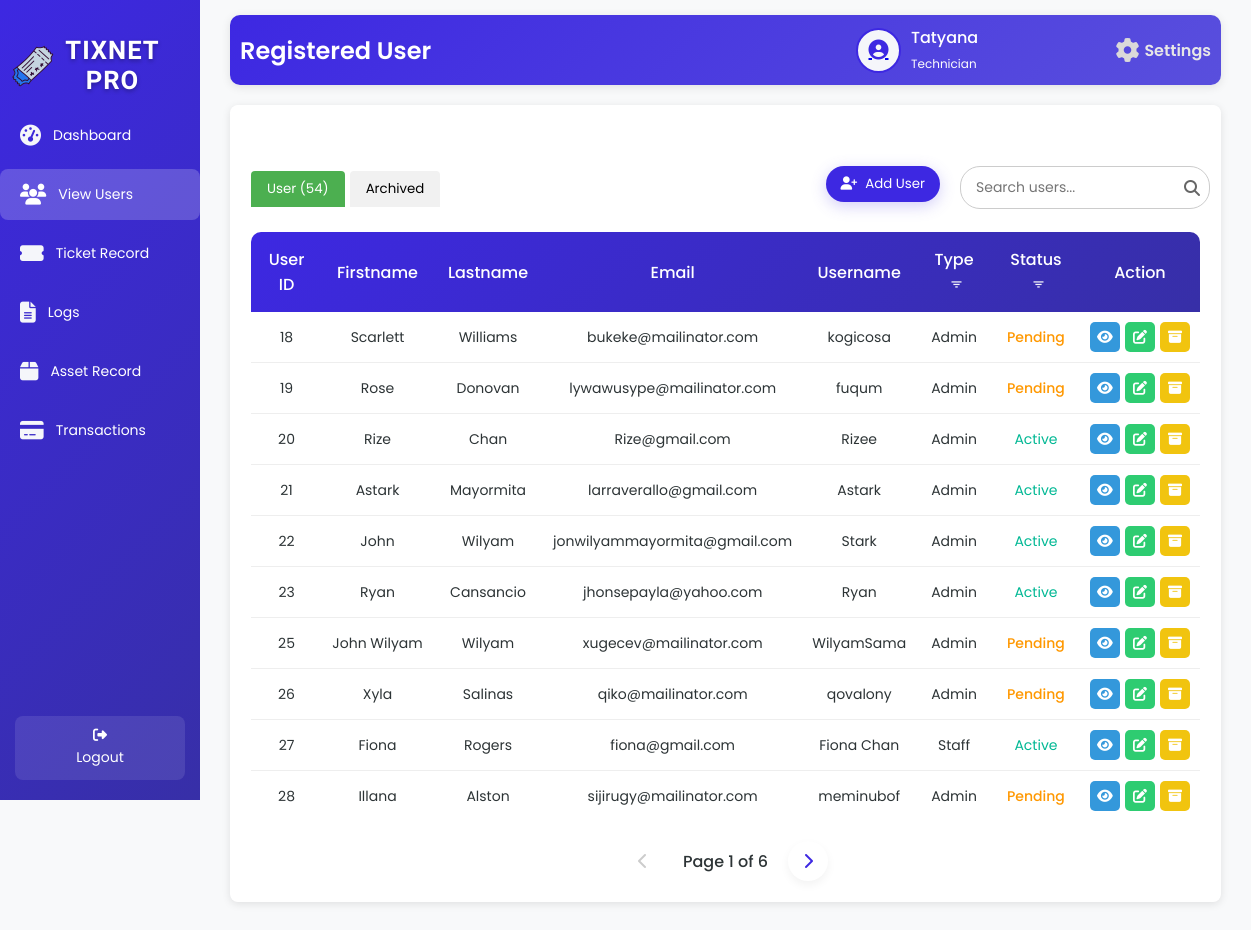
The page /viewU.php (signed in) on the database as committed earlier.
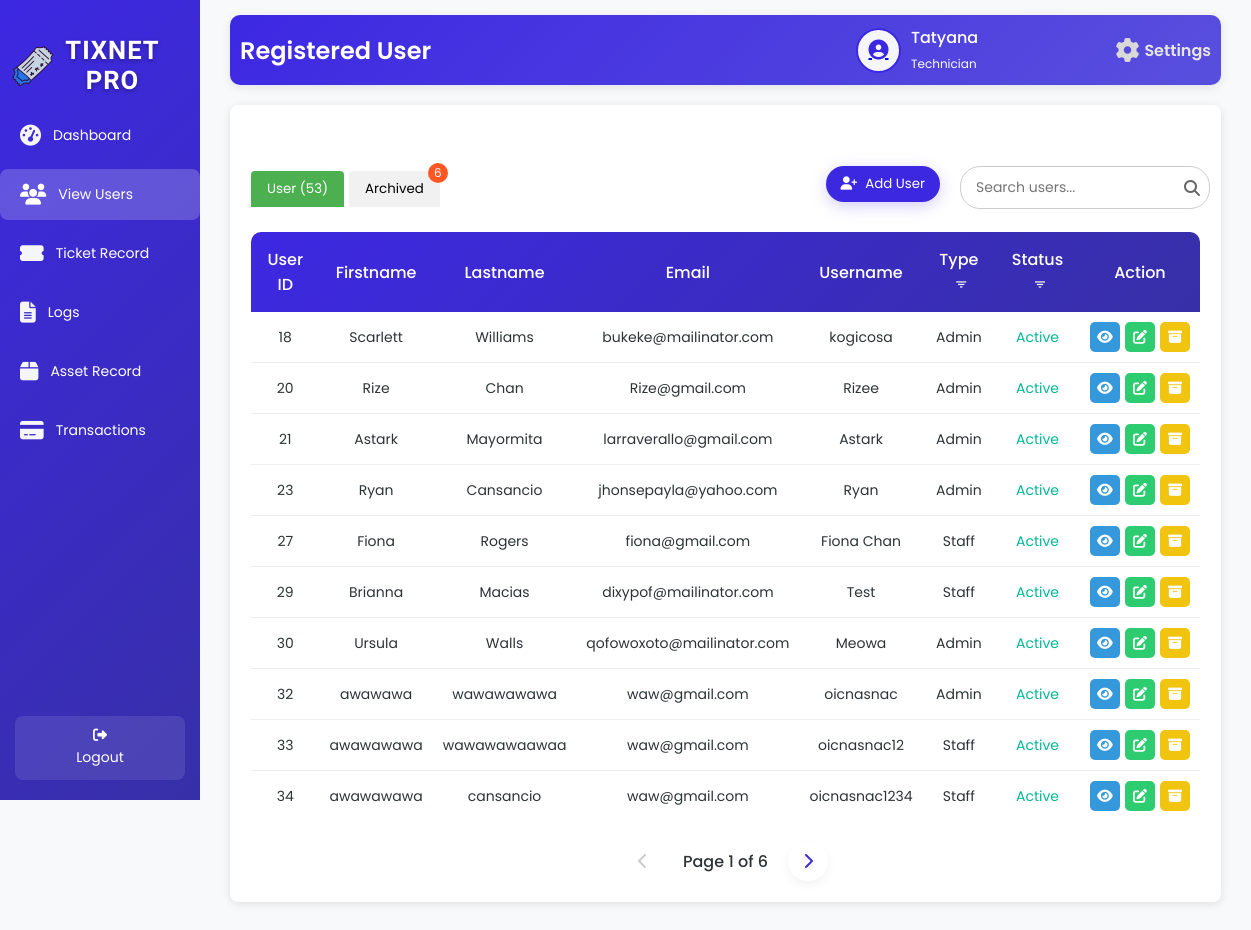
The same page on the database as committed later.
### tables this page shows
CREATE TABLE `tbl_user` (
  `u_id` int(50) NOT NULL,
  `u_fname` varchar(200) NOT NULL,
  `u_lname` varchar(200) NOT NULL,
  `u_email` varchar(200) NOT NULL,
  `u_username` varchar(200) NOT NULL,
  `u_password` varchar(200) NOT NULL,
  `u_type` varchar(200) NOT NULL,
  `u_status` varchar(200) NOT NULL
);

### viewU.php (the view, shortened to what the changed rows need)
<?php
include 'db.php';
$limit = 10;
$page = isset($_GET['page']) ? (int)$_GET['page'] : 1;
$offset = ($page - 1) * $limit;
$countQuery = "SELECT COUNT(*) as total FROM tbl_user WHERE u_status IN ('active', 'pending')";
$countResult = $conn->query($countQuery);
$totalUsers = $countResult->fetch_assoc()['total'];
$sql = "SELECT u_id, u_fname, u_lname, u_email, u_username, u_type, u_status FROM tbl_user WHERE u_status IN ('active', 'pending') LIMIT ?, ?";
$stmt = $conn->prepare($sql);
$stmt->bind_param("ii", $offset, $limit);
$stmt->execute();
$activeAndPendingUsers = $stmt->get_result();
$archivedCountQuery = "SELECT COUNT(*) as total FROM tbl_user WHERE u_status = 'archived'";
$archivedCountResult = $conn->query($archivedCountQuery);
$totalArchived = $archivedCountResult->fetch_assoc()['total'];
?>
<!DOCTYPE html>
<html lang="en">
<head>
    <link rel="stylesheet" href="viewss.css">
    <link rel="stylesheet" href="https://cdnjs.cloudflare.com/ajax/libs/font-awesome/6.6.0/css/all.min.css" />
    <link href='https://unpkg.com/boxicons@2.1.4/css/boxicons.min.css' rel='stylesheet'>
</head>
<body>
<div class="wrapper">
    <div class="sidebar">
        <h2><img src="image/logo.png" alt="Tix Net Icon" class="sidebar-icon">TixNet Pro</h2>
    </div>
    <div class="container">
        <div class="upper">
            <h1>Registered User</h1>
        </div>
        <div class="table-box glass-container">
            <div class="tab-buttons">
                <button class="tab-btn active" onclick="showTab('active')">User (<?php echo $totalUsers; ?>)</button>
                <button class="tab-btn" onclick="showTab('archived')">
                    Archived
                    <?php if ($totalArchived > 0): ?>
                        <span class="tab-badge"><?php echo $totalArchived; ?></span>
                    <?php endif; ?>
                </button>
            </div>
            <div id="active-users-tab" class="active">
                <table id="active-users-table">
                    <thead>
                        <tr>
                            <th>User ID</th>
                            <th>Firstname</th>
                            <th>Lastname</th>
                            <th>Email</th>
                            <th>Username</th>
                            <th>Type <button class="filter-btn" onclick="showTypeFilterModal('active')" title="Filter by Type"><i class='bx bx-filter'></i></button></th>
                            <th>Status <button class="filter-btn" onclick="showStatusFilterModal('active')" title="Filter by Status"><i class='bx bx-filter'></i></button></th>
                            <th>Action</th>
                        </tr>
                    </thead>
                    <tbody id="active-users-tbody">
                        <?php
                        if ($activeAndPendingUsers->num_rows > 0) {
                            while ($row = $activeAndPendingUsers->fetch_assoc()) {
                                echo "<tr>
                                        <td>{$row['u_id']}</td>
                                        <td>" . htmlspecialchars($row['u_fname'], ENT_QUOTES, 'UTF-8') . "</td>
                                        <td>" . htmlspecialchars($row['u_lname'], ENT_QUOTES, 'UTF-8') . "</td>
                                        <td>" . htmlspecialchars($row['u_email'], ENT_QUOTES, 'UTF-8') . "</td>
                                        <td>" . htmlspecialchars($row['u_username'], ENT_QUOTES, 'UTF-8') . "</td>
                                        <td>" . ucfirst(strtolower($row['u_type'])) . "</td>
                                        <td class='status-" . strtolower($row['u_status']) . "'>" . ucfirst(strtolower($row['u_status'])) . "</td>
                                        <td class='action-buttons'>
                                            <a class='view-btn' onclick=\"showViewModal('{$row['u_id']}', '" . htmlspecialchars($row['u_fname'], ENT_QUOTES, 'UTF-8') . "', '" . htmlspecialchars($row['u_lname'], ENT_QUOTES, 'UTF-8') . "', '" . htmlspecialchars($row['u_email'], ENT_QUOTES, 'UTF-8') . "', '" . htmlspecialchars($row['u_username'], ENT_QUOTES, 'UTF-8') . "', '" . htmlspecialchars($row['u_type'], ENT_QUOTES, 'UTF-8') . "', '" . htmlspecialchars($row['u_status'], ENT_QUOTES, 'UTF-8') . "')\" title='View'><i class='fas fa-eye'></i></a>
                                            <a class='edit-btn' onclick=\"showEditUserModal('{$row['u_id']}', '" . htmlspecialchars($row['u_fname'], ENT_QUOTES, 'UTF-8') . "', '" . htmlspecialchars($row['u_lname'], ENT_QUOTES, 'UTF-8') . "', '" . htmlspecialchars($row['u_email'], ENT_QUOTES, 'UTF-8') . "', '" . htmlspecialchars($row['u_username'], ENT_QUOTES, 'UTF-8') . "', '" . htmlspecialchars($row['u_type'], ENT_QUOTES, 'UTF-8') . "', '" . htmlspecialchars($row['u_status'], ENT_QUOTES, 'UTF-8') . "')\" title='Edit'><i class='fas fa-edit'></i></a>
                                            <a class='archive-btn' onclick=\"showArchiveModal('{$row['u_id']}', '" . htmlspecialchars($row['u_fname'] . ' ' . $row['u_lname'], ENT_QUOTES, 'UTF-8') . "')\" title='Archive'><i class='fas fa-archive'></i></a>
                                        </td>
                                    </tr>";
                            }
                        } else {
                            echo "<tr><td colspan='8' style='text-align: center;'>No active or pending users found.</td></tr>";
                        }
                        ?>
                    </tbody>
                </table>
            </div>
        </div>
    </div>
</body>
</html>

Rows that differ between the two databases and show on the page:
removed tbl_user: u_id "19", u_fname "Rose", u_lname "Donovan", u_email "lywawusype@mailinator.com", u_username "fuqum", u_type "Admin", u_status "Pending"
no longer on this page (row edited): tbl_user: u_id "22", u_fname "John", u_lname "Wilyam", u_email "jonwilyammayormita@gmail.com", u_username "Stark", u_type "Admin", u_status "Active"
no longer on this page (row edited): tbl_user: u_id "25", u_fname "John Wilyam", u_lname "Wilyam", u_email "xugecev@mailinator.com", u_username "WilyamSama", u_type "Admin", u_status "Pending"
no longer on this page (row edited): tbl_user: u_id "26", u_fname "Xyla", u_lname "Salinas", u_email "qiko@mailinator.com", u_username "qovalony", u_type "Admin", u_status "Pending"
no longer on this page (row edited): tbl_user: u_id "28", u_fname "Illana", u_lname "Alston", u_email "sijirugy@mailinator.com", u_username "meminubof", u_type "Admin", u_status "Pending"
changed tbl_user "Scarlett": u_status "Pending" → "Active"
now on this page (row unchanged): tbl_user: u_id "29", u_fname "Brianna", u_lname "Macias", u_email "dixypof@mailinator.com", u_username "Test", u_type "Staff", u_status "Active"
now on this page (row unchanged): tbl_user: u_id "30", u_fname "Ursula", u_lname "Walls", u_email "qofowoxoto@mailinator.com", u_username "Meowa", u_type "Admin", u_status "Active"
now on this page (row unchanged): tbl_user: u_id "32", u_fname "awawawa", u_lname "wawawawawa", u_email "waw@gmail.com", u_username "oicnasnac", u_type "Admin", u_status "Active"
now on this page (row unchanged): tbl_user: u_id "33", u_fname "awawawawa", u_lname "wawawawaawaa", u_email "waw@gmail.com", u_username "oicnasnac12", u_type "Staff", u_status "Active"
now on this page (row edited): tbl_user: u_id "34", u_fname "awawawawa", u_lname "cansancio", u_email "waw@gmail.com", u_username "oicnasnac1234", u_type "Staff", u_status "Active"
Other text that changed with them:
$totalUsers: "54" → "53"
$totalArchived: (not shown) → "6"
